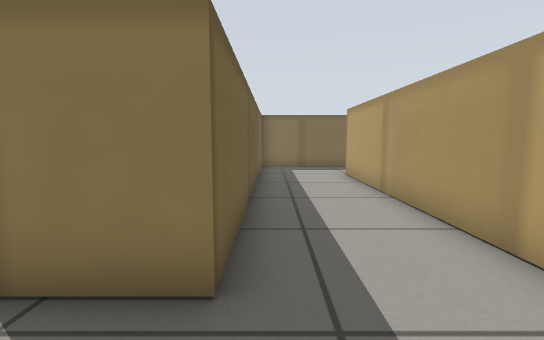
View 1 (above)

15 first-person views from a walk through a world built for the Gazebo simulator. The camera is 0.14 m above the floor, tilts 6° down and sees 85° across. The floor is counted in squares, 0.1 m on a side. Each view is taken from the middle of a square. On the plan, view 1 faces up. The plan holds only what a view shows up to about 14 squares ahead; the rest is blank. Gazebo's built-in surfaces are drawn with simple patterns.

View 2
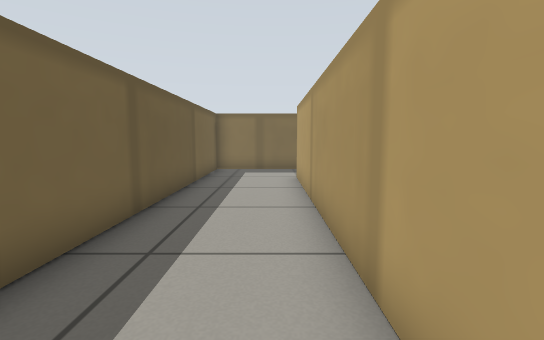

View 3
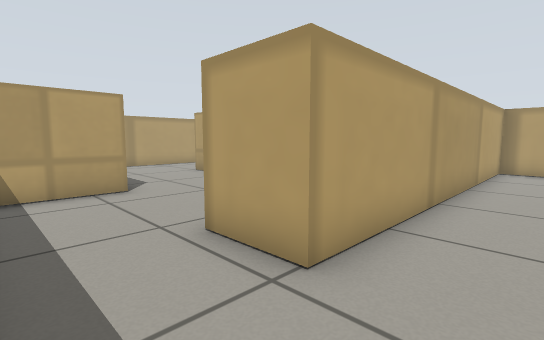

View 4
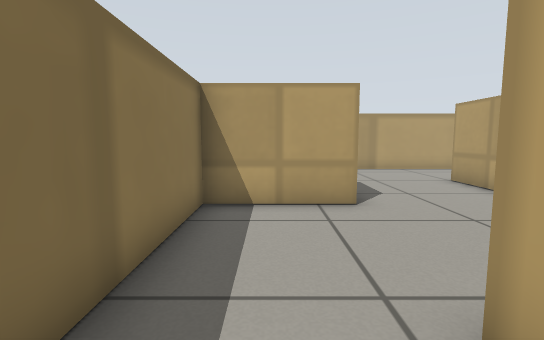

View 5
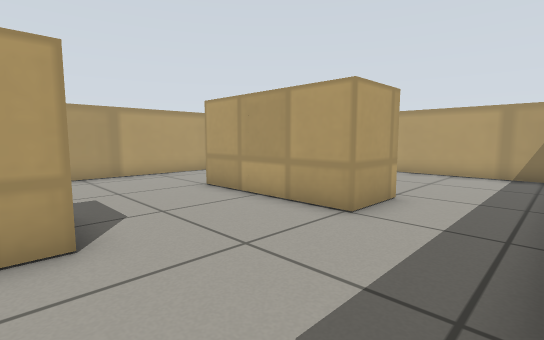

View 6
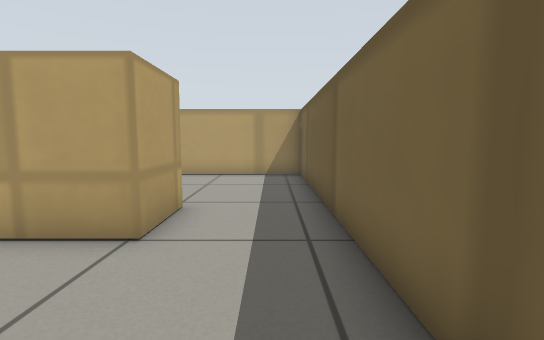

View 7
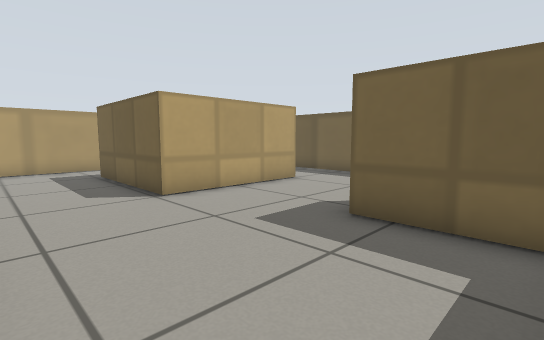

View 8
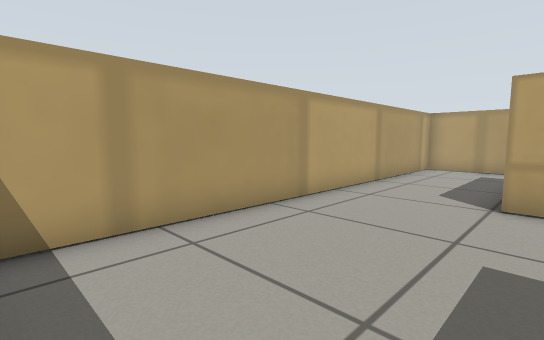

View 9
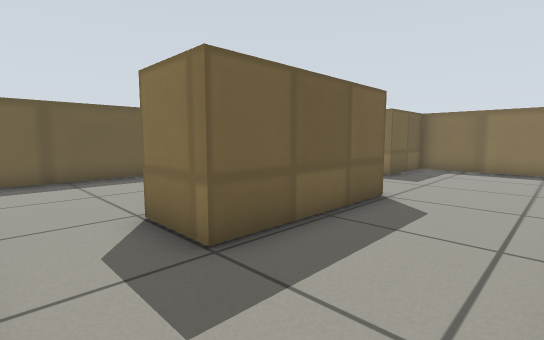

View 10
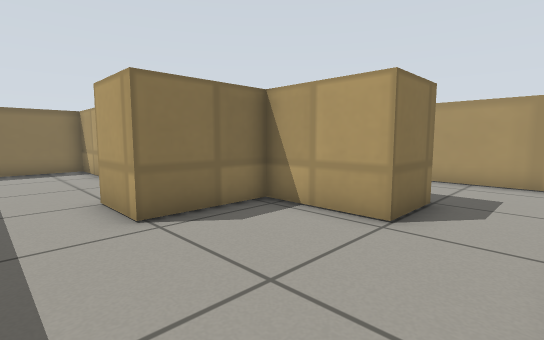

View 11
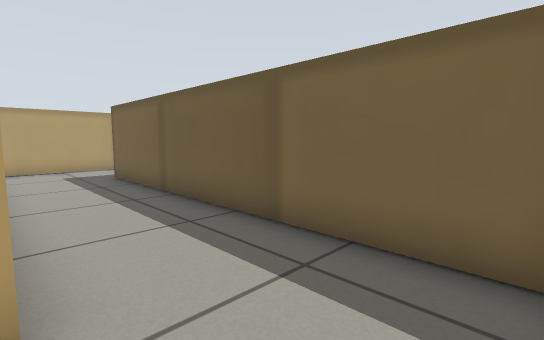

View 12
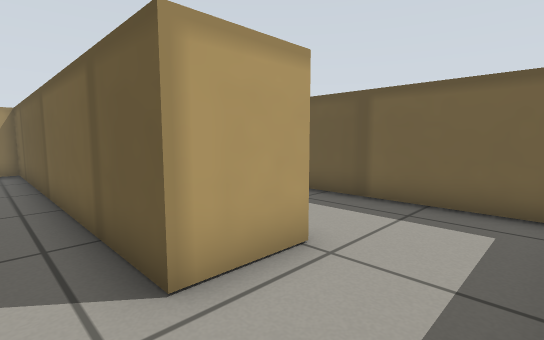

View 13
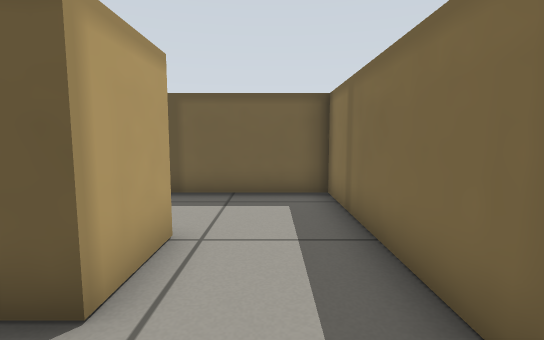

View 14
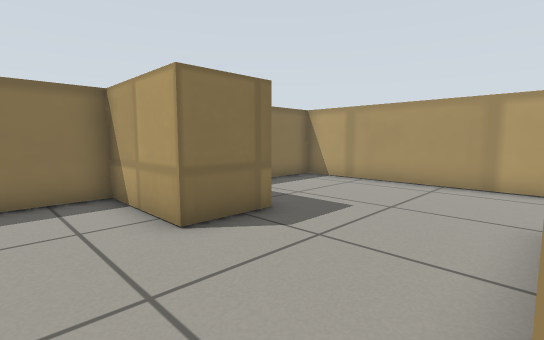

View 15
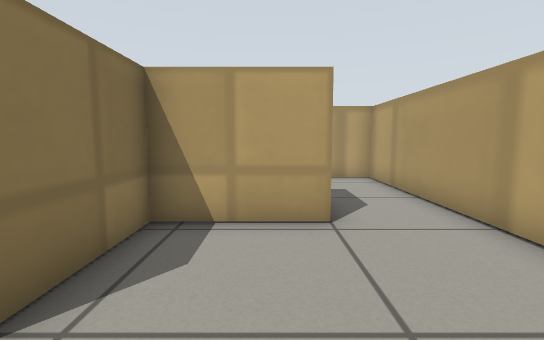

### Floor plan
Points are (right, up) in squares from view 1. A wall is a line through its corners. A room is listed if a view was taken in it or the views show most of it. See-through windows are left out.
Room 1 (views 1, 2, 3, 4, 5, 11, 12, 13)
walls: (9.2, 11.2) (9.2, 14.5) (-0.5, 14.4) (-0.5, 2.5); (-0.5, -0.5) (2.9, -0.5) (2.9, 11.6) (4.9, 11.6)
ways out: opening at (7, 11) to room 2; opening at (-1.5, 1)
Room 2 (views 6, 7, 8, 9, 10, 14, 15)
walls: (12.8, 7) (12.8, 2) (10.8, 2) (10.8, 5) (7.8, 5) (7.8, 7) (12.8, 7); (4.9, 11.6) (4.9, -0.5) (16.5, -0.5) (16.5, 14.5) (11.2, 14.5) (11.2, 11.2) (9.2, 11.2)
ways out: opening at (7, 11) to room 1

Where each view was taken, in squares from view 1:
view 1: 0 up, 0 right, facing up
view 2: 1 up, 2 right, facing up
view 3: 14 up, 1 right, facing down-right
view 4: 13 up, 3 right, facing right
view 5: 12 up, 5 right, facing down-right
view 6: 11 up, 6 right, facing down
view 7: 14 up, 16 right, facing down-left
view 8: 14 up, 12 right, facing down-right
view 9: 0 up, 16 right, facing up-left
view 10: 0 up, 6 right, facing up-right
view 11: 14 up, 3 right, facing down-left
view 12: 14 up, 6 right, facing down-left
view 13: 13 up, 7 right, facing left
view 14: 7 up, 7 right, facing up-right
view 15: 3 up, 6 right, facing right
